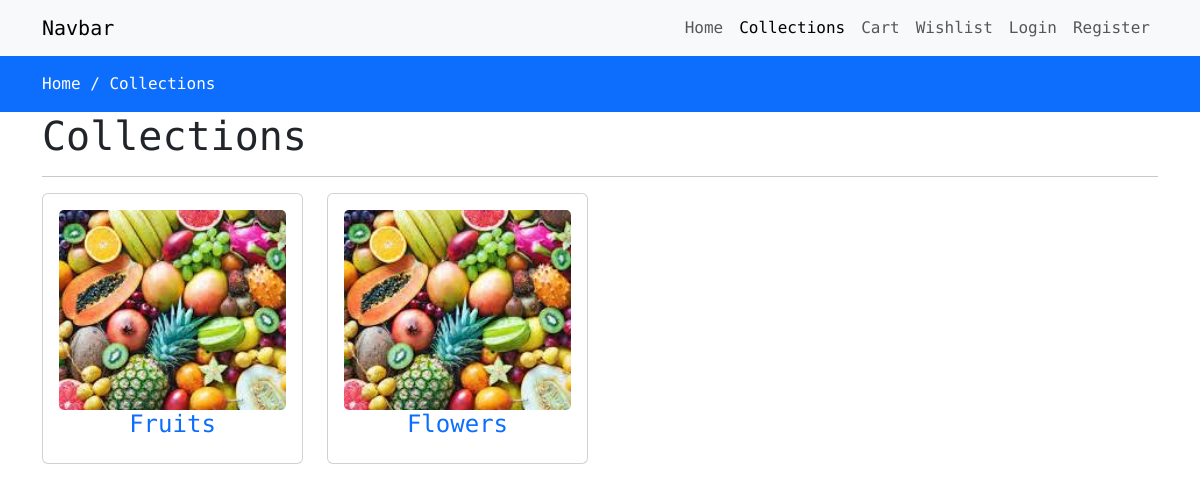
The page /collections on the database its author committed.
### store/models.py (models this page shows, shortened)
class Category(models.Model):
    slug = models.CharField(max_length=150, null=False, blank=False)
    name = models.CharField(max_length=150, null=False, blank=False)
    image = models.ImageField(upload_to=get_file_path, null=True, blank= True  )
    description = models.TextField(max_length=500, null=False, blank=False)
    status = models.BooleanField(default=False, help_text="0=default, 1=hidden")
    trending = models.BooleanField(default=False, help_text="0=default, 1=trending")
    meta_title = models.CharField(max_length=150, null=False, blank=False)
    meta_keyword = models.CharField(max_length=150, null=False, blank=False)
    meta_description = models.TextField(max_length=500, null=False, blank=False)
    created_at = models.DateTimeField(auto_now=True)

### store/views.py (the view)
# urls.py: path('collections', views.collections, name="collections"),
def collections(request):
    category = Category.objects.filter(status=0)
    context = {'category': category}
    return render(request, "store/collections.html", context)

### store/templates/store/collections.html (shortened to what this page needs)
{% extends "store/layouts/main.html" %}
{%block content%}
<div class="py-3 bg-primary">
    <div class="container">
        <a class="text-white" href="{%url 'home'%}">Home /</a>
        <a class="text-white" href="{%url 'collections'%}">Collections</a>
    </div>
</div>
<div class="container">
    <div class="row">
        <div class="col-md-12">
            <h1>Collections</h1>
            <hr>
            <div class="row">
                {%for item in category %}
                <div class="col-md-3 ">
                    <div class="card ">
                        <a href="{%url 'collectionsview' item.slug %}">
                            <div class="card-body">
                                <div class="category-image ">
                                    <img src="{{item.image.url}}" alt="category image" class="img-fluid"/>
                                </div>
                                <h4 class="text-center">{{item.name}}</h4>
                            </div>
                        </a>
                    </div>
                </div>
            {%endfor%}
        </div>
    </div>
{%endblock content%}

### store/templates/store/layouts/main.html (style rules this page uses)
* { font-family: "Roboto Mono", monospace; font-optical-sizing: auto; font-weight: <weight>; font-style: normal; }
a { text-decoration: none; }
.category-image img { width: 100%; height: 200px; object-fit: cover; border-radius: 5px; }

### rows shown on the page
Category: image (picture), name "Fruits"
Category: image (picture), name "Flowers"
